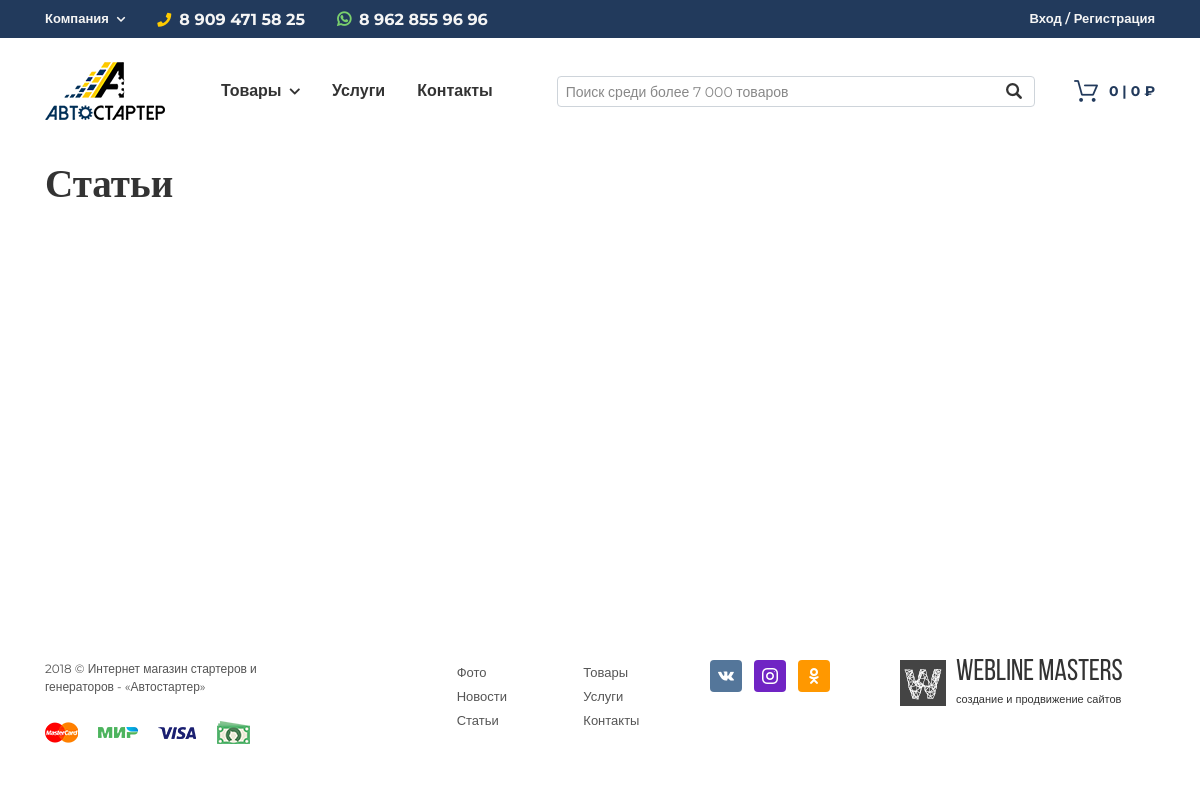
The page /articles/ on the database as committed earlier.
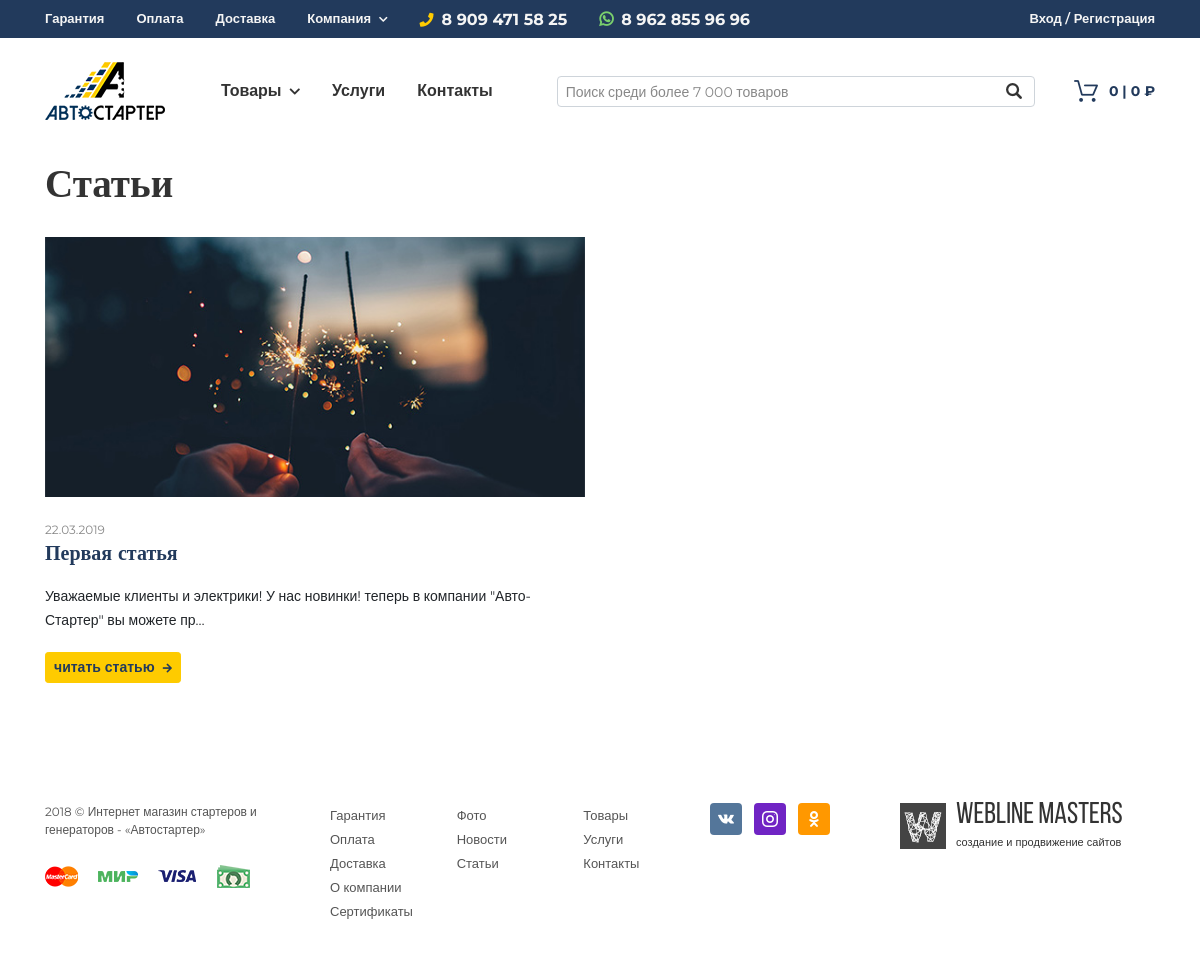
The same page on the database as committed later.
### contacts/models.py (models this page shows, shortened)
class Phone(models.Model):
    contact = models.ForeignKey('Contact', on_delete=models.CASCADE, verbose_name='Контакт', related_name='phones')
    phone = models.CharField(max_length=20, verbose_name='Телефон', null=True)
    class Meta:
        verbose_name = 'Телефон'
        verbose_name_plural = 'Телефоны'

class Messenger(models.Model):
    name = models.CharField(max_length=250, verbose_name='Название мессенджера')
    contact = models.ForeignKey('Contact', on_delete=models.CASCADE, verbose_name='Контакт', related_name='messengers')
    number = models.CharField(max_length=20, verbose_name='Номер', null=True)
    class Meta:
        verbose_name = 'Мессенджер'
        verbose_name_plural = 'Мессенджеры'

class SocialLink(models.Model):
    contact = models.ForeignKey('Contact', on_delete=models.CASCADE, verbose_name='Контакт', related_name='social_links')
    name = models.CharField(max_length=250, verbose_name='Название социальной сети')
    social_link = models.URLField(max_length=250, verbose_name='Ссылка')
    class Meta:
        verbose_name = 'Социальная сеть'
        verbose_name_plural = 'Социальные сети'

### landing/models.py (models this page shows, shortened)
class TopMenuPoint(models.Model):
    point = models.ForeignKey(FlatPage, on_delete=models.CASCADE, verbose_name='Страница')
    my_order = models.PositiveIntegerField(default=0, blank=False, null=False, verbose_name='Сортировка')
    class Meta:
        verbose_name = 'Пункт верхнего меню'
        verbose_name_plural = 'Пункты верхнего меню'
        ordering = ['my_order']

### articles/models.py (models this page shows, shortened)
class Article(models.Model):
    title = models.CharField(max_length=250, verbose_name='Название')
    text = HTMLField()
    published = models.BooleanField(default=True, verbose_name='Активно')
    created_date = models.DateField(default=date.today, verbose_name='Дата создания')
    def get_picture_url(self, filename):
        ext = filename.split('.')[-1]
        filename = '%s.%s' % (self.id, ext)
        year = datetime.now().year
        month = datetime.now().month
        return 'images/articles/%s/%s/%s' % (year, month, filename)
    image = models.ImageField(upload_to=get_picture_url, verbose_name='Изображение')
    def get_absolute_url(self):
        return reverse('article_detail', args=[self.id])
    class Meta:
        verbose_name = 'Статья'
        verbose_name_plural = 'Статьи'

### articles/views.py (the view)
# urls.py: path('', views.articles, name='articles'),
def articles(request):
    articles = Article.objects.filter(published=True)
    PRODUCT_PER_PAGE = 8
    paginator = Paginator(articles, PRODUCT_PER_PAGE)
    page_number = request.GET.get('page', 1)
    page = paginator.get_page(page_number)
    is_paginated = page.has_other_pages()
    if page.has_previous():
        prev_url = '?page=%s' % page.previous_page_number()
    else:
        prev_url = ''
    if page.has_next():
        next_url = '?page=%s' % page.next_page_number()
    else:
        next_url = ''
    context = {
        'articles': articles,
        'page_object': page,
        'is_paginated': is_paginated,
        'next_url': next_url,
        'prev_url': prev_url,
    }
    return render(request, 'articles/articles.html', context)

### templates/articles/articles.html (shortened to what this page needs)
{% extends 'base.html' %}
{% block content %}
<div class="container">
        <h1 class="page-header">Статьи</h1>
        <div class="row">
            {% for news in page_object.object_list %}
                <div class="col-lg-6">
                    <div class="news-item">
                        <div class="news-item-img" style="background-image: url('{{ news.image.url }}')"></div>
                        <span>{{ news.created_date|date:"d.m.Y" }}</span>
                        <h3><a href="{{ news.get_absolute_url }}" title="">{{ news.title }}</a></h3>
                        <p>{{ news.text|truncatechars:300|safe }}</p>
                        <a class="btn btn-primary btn-sm align-self-center" href="{{ news.get_absolute_url }}" role="button">читать статью<i class="fas fa-arrow-right fa-xs i-post"></i></a>
                    </div>
                </div>
            {% endfor %}
        </div>
    </div>
{% endblock %}

### templates/base.html (shortened to what this page needs)
{% load static %}
<!doctype html>
<html lang="ru">
    <head>
        <link rel="stylesheet" href="{% static 'css/bootstrap.min.css' %}">
        <link rel="stylesheet" href="https://use.fontawesome.com/releases/v5.6.3/css/all.css">
        <link rel="stylesheet" href="{% static 'css/smartphoto.min.css' %}">
        <link rel="stylesheet" href="{% static 'css/style.css' %}">
    </head>
    <body>
        <nav class="navbar navbar-expand-lg navbar-dark bg-secondary d-none d-lg-block">
            <div class="container">
                <div class="collapse navbar-collapse">
                    <ul class="navbar-nav">
                        {% for point in main_points %}
                            <li class="nav-item">
                                <a class="nav-link" href="{{ point.point.url }}">{{ point.point.title }}</a>
                            </li>
                        {% endfor %}
                        <li class="nav-item dropdown">
                            <a class="nav-link dropdown-toggle" href="#">
                                Компания<i class="fas fa-chevron-down fa-xs i-post"></i>
                            </a>
                        </li>
                    </ul>
                    <span class="navbar-text">
                        <i class="fas fa-phone i-pre fa-sm" style="color:#fecb00;"></i>{{ phone.phone }}
                    </span>
                    <span class="navbar-text">
                        <i class="fab fa-whatsapp i-pre" style="color:#7ad06d;"></i>{{ messenger.number }}
                    </span>
                    <ul class="navbar-nav ml-auto">
                        {% if user.is_authenticated %}
                            <li class="nav-item dropdown">
                                <a class="nav-link dropdown-toggle" href="{% url 'profile' %}">
                                    <i class="fas fa-user i-pre" style="color:#fecb00;"></i>{{ user.username }}<i class="fas fa-chevron-down fa-xs i-post"></i>
                                </a>
                                <div class="dropdown-menu pt-3">
                                    <a class="dropdown-item" href="{% url 'profile' %}">Профиль</a>
                                    <a class="dropdown-item" href="{% url 'orders' %}">Заказы</a>
                                    <div class="dropdown-divider"></div>
                                    <a class="dropdown-item" href="{% url 'signout' %}">Выход</a>
                                </div>
                            </li>
                        {% else %}
                            <li class="nav-item">
                                <a class="nav-link" href="{% url 'signin' %}">Вход / Регистрация</a>
                            </li>
                        {% endif %}
                    </ul>
                </div>
            </div>
        </nav>
        <nav class="navbar navbar-expand-lg navbar-light sticky mb-3">
            <div class="container">
                <a class="navbar-brand" href="{% url 'index' %}">
                    <img src="{% static 'images/logo-header.png' %}" alt="" class="top-logo d-lg-block d-none">
                </a>
                <div class="collapse navbar-collapse">
                    <ul class="navbar-nav mx-0 mx-xl-4">
                        <li class="nav-item dropdown dropdown-mega">
                            <a class="nav-link dropdown-toggle" href="#" role="button" data-toggle="dropdown">
                                Товары<i class="fas fa-chevron-down fa-xs i-post"></i>
                            </a>
                        </li>
                        <li class="nav-item">
                            <a class="nav-link" href="{% url 'catalog' %}">Услуги</a>
                        </li>
                        <li class="nav-item">
                            <a class="nav-link" href="{% url 'contacts' %}">Контакты</a>
                        </li>
                    </ul>
                    <form class="input-group input-group-sm input-search mx-0 mx-xl-4" action="{% url 'search_products' %}">
                        <input type="text" name="query" class="form-control is-mouse-focused" value="{{ request.GET.query }}" placeholder="Поиск среди более 7 000 товаров">
                        <div class="input-group-append">
                            <button class="btn is-mouse-focused" type="submit"></button>
                        </div>
                    </form>
                    <ul class="navbar-nav">
                        <li class="nav-item">
                            <a class="cart-info nav-link have-icon cart-link i-cart mr-0" href="{% url 'cart' %}">{{ cart_len }} | {{ cart.get_total_price }} ₽</a>
                        </li>
                    </ul>
                </div>
            </div>
        </nav>
        {% block content %}{% endblock %}
        <footer class="footer">
            <div class="container">
                <div class="row">
                    <div class="col-xl-3 col-md-6">
                        <p class="footer-company-name">2018 © Интернет магазин стартеров и генераторов - «Автостартер»</p>
                        <ul class="list-inline list-payments">
                            <li class="list-inline-item">
                                <a href="#" title="">
                                    <img src="{% static 'images/i-p1.png' %}" alt="...">
                                </a>
                            </li>
                            <li class="list-inline-item">
                                <a href="#" title="">
                                    <img src="{% static 'images/i-p2.png' %}" alt="...">
                                </a>
                            </li>
                            <li class="list-inline-item">
                                <a href="#" title="">
                                    <img src="{% static 'images/i-p3.png' %}" alt="...">
                                </a>
                            </li>
                            <li class="list-inline-item">
                                <a href="#" title="">
                                    <img src="{% static 'images/i-p4.png' %}" alt="...">
                                </a>
                            </li>
                        </ul>
                    </div>
                    <div class="col-xl-4 col-md-6">
                        <div class="row">
                            <div class="col-sm-4">
                                <ul class="list-unstyled">
                                    {% for point in main_points %}
                                        <li><a href="{{ point.point.url }}" title="">{{ point.point.title }}</a></li>
                                    {% endfor %}
                                    {% for point in drop_points %}
                                        <li><a href="{{ point.point.url }}" title="">{{ point.point.title }}</a></li>
                                    {% endfor %}
                                </ul>
                            </div>
                            <div class="col-sm-4">
                                <ul class="list-unstyled">
                                    <li><a href="{% url 'gallery' %}" title="">Фото</a></li>
                                    <li><a href="{% url 'news' %}" title="">Новости</a></li>
                                    <li><a href="{% url 'articles' %}" title="">Статьи</a></li>
                                </ul>
                            </div>
                            <div class="col-sm-4">
                                <ul class="list-unstyled">
                                    <li><a href="{% url 'catalog' %}" title="">Товары</a></li>
                                    <li><a href="{% url 'catalog' %}" title="">Услуги</a></li>
                                    <li><a href="{% url 'contacts' %}" title="">Контакты</a></li>
                                </ul>
                            </div>
                        </div>
                    </div>
                    <div class="col-xl-2 col-md-6">
                        <ul class="list-inline">
                            {% for social_link in social_links %}
                            <li class="list-inline-item">
                                <a href="{{ social_link.social_link }}" target="_blank" title="" class="footer-social {{ social_link.name }}"></a>
                            </li>
                            {% endfor %}
                        </ul>
                    </div>
                    <div class="col-xl-3 col-md-6">
                        <a class="devlogo" href="http://wlms.info" target="_blank">
                            <img src="{% static 'images/devlogo.png' %}" alt="...">
                            <div class="devlogo-text">
                                <span>Webline Masters</span>
                                <span>создание и продвижение сайтов</span>
                            </div>
                        </a>
                    </div>
                </div>
            </div>
        </footer>
    </body>
</html>

### templates/_scripts.html (shortened to what this page needs)
{% load static %}

Rows that differ between the two databases and show on the page:
added TopMenuPoint: point "Гарантия"
added TopMenuPoint: point "Оплата"
added TopMenuPoint: point "Доставка"
added Article: image (placeholder picture), created_date "22.03.2019", title "Первая статья", text "Уважаемые клиенты и электрики! У нас новинки! теперь в компании \"Авто-Стартер\" вы можете пр…"
added TopMenuPoint: point "О компании"
added TopMenuPoint: point "Сертификаты"
